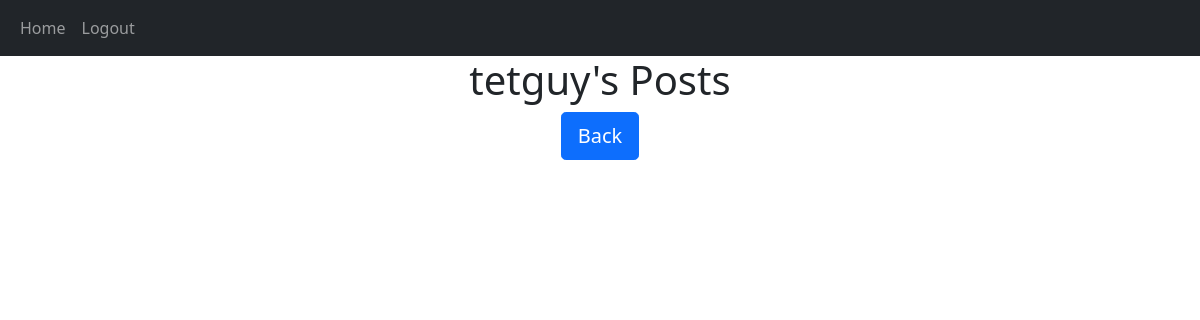
The page /posts/tetguy (signed in) on the database as committed earlier.
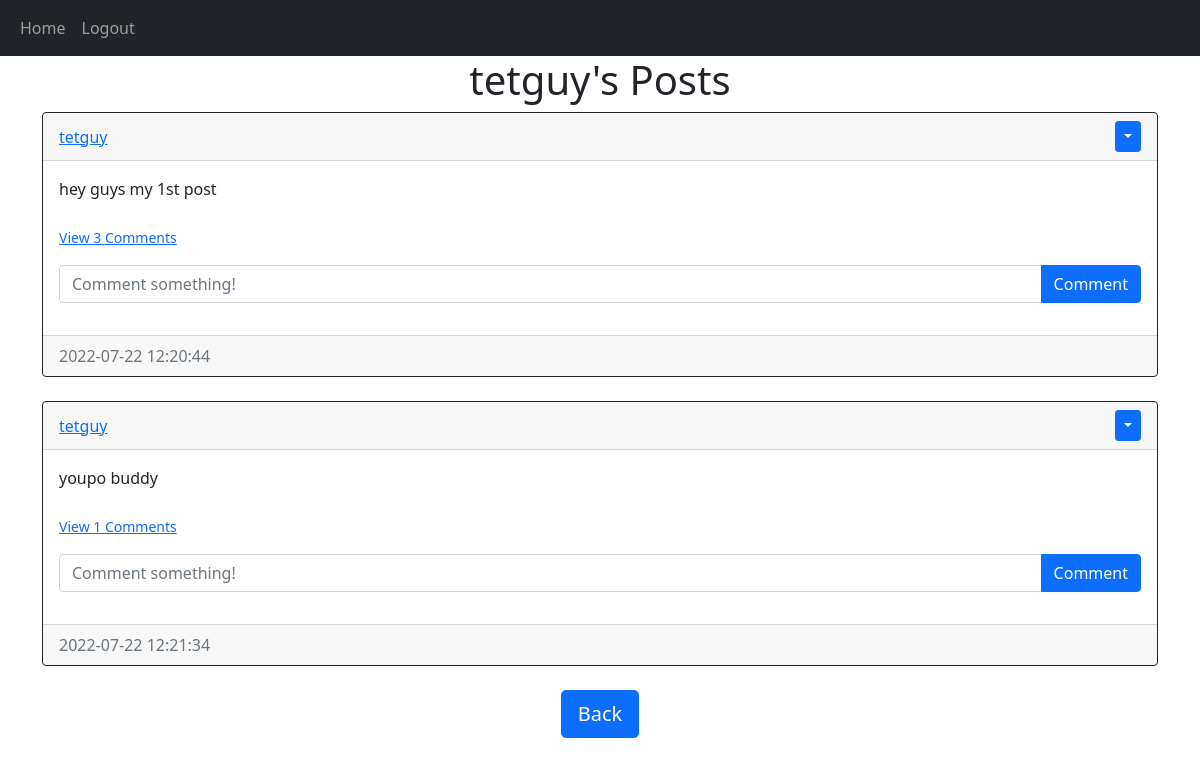
The same page on the database as committed later.
### website/models.py (models this page shows)
class User(db.Model, UserMixin):
    id = db.Column(db.Integer, primary_key = True)
    email =db.Column(db.String(150), unique=True)
    username = db.Column(db.String(150), unique=True)
    password = db.Column(db.String(150))
    date_created = db.Column(db.DateTime(timezone=True), default=func.now())
    posts = db.relationship('Post', backref='user', passive_deletes=True)
    comments= db.relationship('Comment', backref='user', passive_deletes=True)

class Post(db.Model):
    id= db.Column(db.Integer, primary_key=True)
    text= db.Column(db.Text, nullable= False)
    date_created = db.Column(db.DateTime(timezone=True), default=func.now())
    author = db.Column(db.Integer, db.ForeignKey('user.id', ondelete='CASCADE'), nullable=False)
    comments = db.relationship('Comment', backref='post', passive_deletes=True)

### website/views.py (the view)
@views.route("/posts/<username>")
@login_required
def posts(username):
    user = User.query.filter_by(username=username).first()
    if not user:
        flash('No user with that username exists.', category='error')
        return redirect(url_for('views.home'))
    posts = user.posts
    return render_template("posts.html", user=current_user, posts=posts, username=username)

### website/__init__.py (called while the page is built)
def create_app():
    app = Flask(__name__)
    app.config['SECRET_KEY'] = "helloworld"
    app.config['SQLALCHEMY_DATABASE_URI'] = f'sqlite:///{DB_NAME}'
    db.init_app(app)
    from .views import views
    from .auth import auth
    app.register_blueprint(views, url_prefix="/")
    app.register_blueprint(auth, url_prefix="/")
    from .models import User, Post, Comment
    create_database(app)
    login_manager = LoginManager()
    login_manager.login_view = "auth.login"
    login_manager.init_app(app)
    @login_manager.user_loader
    def load_user(id):
        return User.query.get(int(id))
    return app

### website/templates/posts.html (shortened to what this page needs)
{% extends 'posts_div.html' %}
{% block header %}
{{username}}'s Posts</h1>
{% endblock %}
{% block footer %}
<div align="center">
    <a href="/home">
        <button type="button" class="btn btn-primary btn-lg">
            Back
        </button></a>
  </div>
{% endblock %}

### website/templates/posts_div.html (shortened to what this page needs)
{% extends 'base.html' %} {% block title %}Home{% endblock %} {% block content
%}
<h1 align="center">{% block header %}Posts{% endblock %}</h1>
<div id="posts">
  {% for post in posts %}
  <div class="card border-dark">
    <div class="card-header d-flex justify-content-between align-items-center">
      <a href="/posts/{{post.user.username}}">{{post.user.username}}</a>
      {% if user.id == post.author %}
      <div class="btn-group">
        <button
          type="button"
          class="btn btn-sm btn-primary dropdown-toggle"
          data-bs-toggle="dropdown"
        ></button>
      </div>
      {% endif %}
    </div>
    <div class="card-body">
      <div class="card-text">{{post.text}}</div>
      <br />
      <p class="card-text">
        {% if post.comments|length > 0 %}
        <a data-bs-toggle="collapse" href="#comments-{{post.id}}" role="button">
          <small>View {{post.comments|length}} Comments</small>
        </a>
        {% else %}
        <small class="text-muted">No Comments</small>
        {% endif %}
      </p>
      <form
        class="input-group mb-3"
        method="POST"
        action="/create-comment/{{post.id}}"
      >
        <input
          type="text"
          id="text"
          name="text"
          class="form-control"
          placeholder="Comment something!"
        />
        <button class="btn btn-primary" type="submit">Comment</button>
      </form>
    </div>
    <div class="card-footer text-muted">{{post.date_created}}</div>
  </div>
  <br />
  {% endfor %}
</div>
{% block footer %}{% endblock %} {% endblock %}

### website/templates/base.html (shortened to what this page needs)
<!DOCTYPE html>
<html lang="en">
  <head>
    <link
      href="https://cdn.jsdelivr.net/npm/bootstrap@5.0.2/dist/css/bootstrap.min.css"
      rel="stylesheet"
    />
  </head>
  <body>
    <nav class="navbar navbar-expand-lg navbar-dark bg-dark">
      <div class="container-fluid">
        <div class="collapse navbar-collapse" id="navbar">
          <div class="navbar-nav">
            <a class="nav-item nav-link" href="/home">Home</a>
            {% if user.is_authenticated %}
            <a class="nav-item nav-link" href="/logout">Logout</a>
            {% else %}
            <a class="nav-item nav-link" href="/login">Login</a>
            <a class="nav-item nav-link" href="/sign-up">Sign Up</a>
            {% endif %}
          </div>
        </div>
      </div>
    </nav>
    <div class="container">{% block content %}{% endblock %}</div>
  </body>
</html>

Rows that differ between the two databases and show on the page:
added Post: user.username "tetguy", text "hey guys my 1st post", comments|length "3", date_created "2022-07-22 12:20:44"
added Post: user.username "tetguy", text "youpo buddy", comments|length "1", date_created "2022-07-22 12:21:34"
